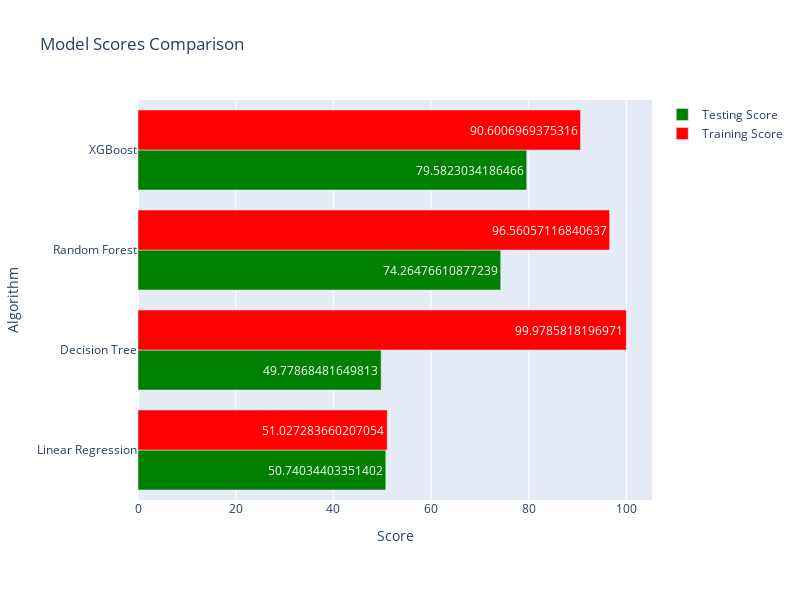

Notebook code cell kept with this figure:
### Markdown cell above
## Modelling on Clusters
Running all ipynb files for all generated clusters
* Linear Regressor
* Decision Tree Regressor
* Random forests
* XG Boost

### Code cell
%run Vehicle_Clusters0.ipynb

### Figure 1 — Plotly figure (JSON) as saved in the notebook; plotly's stock layout.template omitted (floating-point values rounded to 4 significant figures)
{"data": [{"marker": {"color": "Green"}, "name": "Testing Score", "orientation": "h", "text": [50.74, 49.78, 74.26, 79.58], "type": "bar", "x": [50.74, 49.78, 74.26, 79.58], "y": ["Linear Regression", "Decision Tree", "Random Forest", "XGBoost"]}, {"marker": {"color": "red"}, "name": "Training Score", "orientation": "h", "text": [51.03, 99.98, 96.56, 90.6], "type": "bar", "x": [51.03, 99.98, 96.56, 90.6], "y": ["Linear Regression", "Decision Tree", "Random Forest", "XGBoost"]}], "layout": {"barmode": "group", "height": 600, "margin": {"b": 100, "l": 100, "r": 100, "t": 100}, "showlegend": true, "title": {"text": "Model Scores Comparison"}, "width": 800, "xaxis": {"title": {"text": "Score"}}, "yaxis": {"title": {"text": "Algorithm"}}}}
